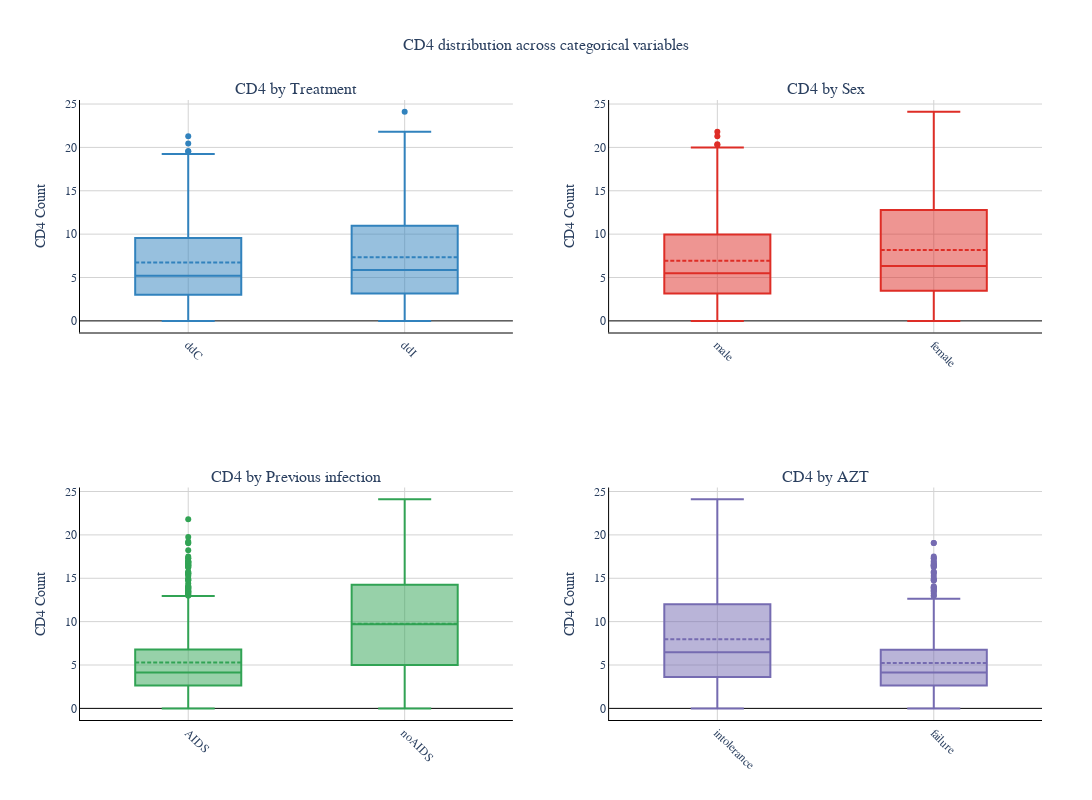

Notebook code cell kept with this figure:
### Markdown cell above
This plot contains four box plots that show the distribution of CD4 counts across different categorical variables.

1. **CD4 by Treatment (Top left)**
   - **ddC**: The median CD4 count is around 5. The interquartile range (IQR) is roughly from 3 to 10. There are some outliers above 20.
   - **ddI**: The median CD4 count is slightly higher than ddC, around 5.9. The IQR is from about 3 to 11. There are also outliers above 21.

2. **CD4 by Sex (Top right)**
   - **Male**: The median CD4 count is around 5.4. The IQR is from about 3 to 10. There are outliers above 20.
   - **Female**: The median CD4 count is slightly higher than males, around 6.3. The IQR is from about 3.4 to 12.8.

3. **CD4 by Previous Infection (Bottom left)**
   - **AIDS**: The median CD4 count is around 4. The IQR is from about 2.6 to 6.8. There are outliers above 13.
   - **noAIDS**: The median CD4 count is higher, around 10. The IQR is from about 5 to 14.

4. **CD4 by AZT (Bottom right)**
   - **Intolerance**: The median CD4 count is around 6.5. The IQR is from about 3.6 to 12.
   - **Failure**: The median CD4 count is lower, around 4. The IQR is from about 2.6 to 7.8. There are outliers above 12.6.

**General Observations:**
- In all plots, there are some outliers.
- The median CD4 counts tend to be higher in the categories ddI, Female, noAIDS, and Intolerance.
- The categories ddC, Male, AIDS, and Failure generally have lower median CD4 counts.

### Code cell
fig = make_subplots(
    rows=2,
    cols=2,
    subplot_titles=(
        'CD4 by Treatment',
        'CD4 by Sex',
        'CD4 by Previous infection',
        'CD4 by AZT'
    )
)

colors = ['#3182bd', '#de2d26', '#31a354', '#756bb1']

fig.add_trace(
    go.Box(
        x=df['treatment'],
        y=df['cd4'],
        name='Treatment',
        marker_color=colors[0],
        boxmean=True
    ),
    row=1, col=1
)

fig.add_trace(
    go.Box(
        x=df['sex'],
        y=df['cd4'],
        name='Sex',
        marker_color=colors[1],
        boxmean=True
    ),
    row=1, col=2
)

fig.add_trace(
    go.Box(
        x=df['prev_infection'],
        y=df['cd4'],
        name='Previous infection',
        marker_color=colors[2],
        boxmean=True
    ),
    row=2, col=1
)

fig.add_trace(
    go.Box(
        x=df['azt'],
        y=df['cd4'],
        name='AZT',
        marker_color=colors[3],
        boxmean=True
    ),
    row=2, col=2
)

fig.update_layout(
    title={
        'text': 'CD4 distribution across categorical variables',
        'font': dict(size=16, family='Arial, bold'),
        'x': 0.5,
        'xanchor': 'center'
    },
    font=dict(family='Arial', size=12),
    plot_bgcolor='white',
    width=1200,
    height=800,
    margin=dict(l=80, r=50, b=80, t=100),
    showlegend=False
)

fig.update_xaxes(
    showgrid=True,
    gridcolor='lightgrey',
    linecolor='black',
    linewidth=1,
    tickangle=45
)

fig.update_yaxes(
    title_text='CD4 Count',
    showgrid=True,
    gridcolor='lightgrey',
    zeroline=True,
    zerolinecolor='black',
    zerolinewidth=1,
    linecolor='black',
    linewidth=1
)

fig.update_traces(
    hovertemplate='<b>%{x}</b><br>CD4: %{y}<extra></extra>'
)

fig.show()

### Figure 1 — Plotly figure (JSON) as saved in the notebook; plotly's stock layout.template omitted (floating-point values rounded to 4 significant figures; data arrays with more than 128 entries replaced by an {"elided": "..."} marker saying what was removed)
{"data": [{"boxmean": true, "hovertemplate": "<b>%{x}</b><br>CD4: %{y}<extra></extra>", "marker": {"color": "#3182bd"}, "name": "Treatment", "type": "box", "x": {"elided": "1405 str values"}, "xaxis": "x", "y": {"elided": "1405 float values"}, "yaxis": "y"}, {"boxmean": true, "hovertemplate": "<b>%{x}</b><br>CD4: %{y}<extra></extra>", "marker": {"color": "#de2d26"}, "name": "Sex", "type": "box", "x": {"elided": "1405 str values"}, "xaxis": "x2", "y": {"elided": "1405 float values"}, "yaxis": "y2"}, {"boxmean": true, "hovertemplate": "<b>%{x}</b><br>CD4: %{y}<extra></extra>", "marker": {"color": "#31a354"}, "name": "Previous infection", "type": "box", "x": {"elided": "1405 str values"}, "xaxis": "x3", "y": {"elided": "1405 float values"}, "yaxis": "y3"}, {"boxmean": true, "hovertemplate": "<b>%{x}</b><br>CD4: %{y}<extra></extra>", "marker": {"color": "#756bb1"}, "name": "AZT", "type": "box", "x": {"elided": "1405 str values"}, "xaxis": "x4", "y": {"elided": "1405 float values"}, "yaxis": "y4"}], "layout": {"annotations": [{"font": {"size": 16}, "showarrow": false, "text": "CD4 by Treatment", "x": 0.225, "xanchor": "center", "xref": "paper", "y": 1, "yanchor": "bottom", "yref": "paper"}, {"font": {"size": 16}, "showarrow": false, "text": "CD4 by Sex", "x": 0.775, "xanchor": "center", "xref": "paper", "y": 1, "yanchor": "bottom", "yref": "paper"}, {"font": {"size": 16}, "showarrow": false, "text": "CD4 by Previous infection", "x": 0.225, "xanchor": "center", "xref": "paper", "y": 0.375, "yanchor": "bottom", "yref": "paper"}, {"font": {"size": 16}, "showarrow": false, "text": "CD4 by AZT", "x": 0.775, "xanchor": "center", "xref": "paper", "y": 0.375, "yanchor": "bottom", "yref": "paper"}], "font": {"family": "Arial", "size": 12}, "height": 800, "margin": {"b": 80, "l": 80, "r": 50, "t": 100}, "plot_bgcolor": "white", "showlegend": false, "title": {"font": {"family": "Arial, bold", "size": 16}, "text": "CD4 distribution across categorical variables", "x": 0.5, "xanchor": "center"}, "width": 1200, "xaxis": {"anchor": "y", "domain": [0, 0.45], "gridcolor": "lightgrey", "linecolor": "black", "linewidth": 1, "showgrid": true, "tickangle": 45}, "xaxis2": {"anchor": "y2", "domain": [0.55, 1], "gridcolor": "lightgrey", "linecolor": "black", "linewidth": 1, "showgrid": true, "tickangle": 45}, "xaxis3": {"anchor": "y3", "domain": [0, 0.45], "gridcolor": "lightgrey", "linecolor": "black", "linewidth": 1, "showgrid": true, "tickangle": 45}, "xaxis4": {"anchor": "y4", "domain": [0.55, 1], "gridcolor": "lightgrey", "linecolor": "black", "linewidth": 1, "showgrid": true, "tickangle": 45}, "yaxis": {"anchor": "x", "domain": [0.625, 1], "gridcolor": "lightgrey", "linecolor": "black", "linewidth": 1, "showgrid": true, "title": {"text": "CD4 Count"}, "zeroline": true, "zerolinecolor": "black", "zerolinewidth": 1}, "yaxis2": {"anchor": "x2", "domain": [0.625, 1], "gridcolor": "lightgrey", "linecolor": "black", "linewidth": 1, "showgrid": true, "title": {"text": "CD4 Count"}, "zeroline": true, "zerolinecolor": "black", "zerolinewidth": 1}, "yaxis3": {"anchor": "x3", "domain": [0, 0.375], "gridcolor": "lightgrey", "linecolor": "black", "linewidth": 1, "showgrid": true, "title": {"text": "CD4 Count"}, "zeroline": true, "zerolinecolor": "black", "zerolinewidth": 1}, "yaxis4": {"anchor": "x4", "domain": [0, 0.375], "gridcolor": "lightgrey", "linecolor": "black", "linewidth": 1, "showgrid": true, "title": {"text": "CD4 Count"}, "zeroline": true, "zerolinecolor": "black", "zerolinewidth": 1}}}
